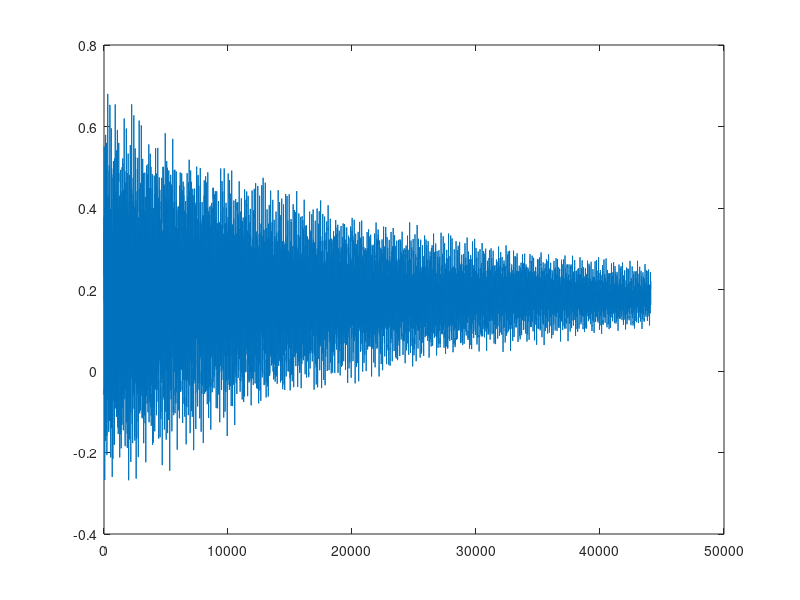

MATLAB code for this plot:
clear all;
close all;
clc

fs = 44100;
f0 = 100;               % fundamental freq
k = 1/fs;
durration = 1;          % synthesised sound lenght in s
dur = fs*durration;

Bb = 0.0001;             % inharmonicity parameter (>0)x`
rhoB = 800;              % material density
AreaB = 2.02e-4;         % bridge cross sectional area
LB = 1;                % scaling lenght
EB = 9.5e+9;           % Young's modulus dried Red Alder https://amesweb.info/Materials/Youngs-Modulus-of-Wood.aspx
HB = 0.075;             % thickness
 
kappaB=sqrt((EB*HB^2)/(12*rhoB*LB^4)); % eq. 7.70 pg. 210

% set scheme for loss parameters 
% zeta0,1  pg.189 Practical setting for decay times
% sigma0,1 pg.189 eq.7.29


sigmaB0 = 1.343;
sigmaB1 = 0.00459;

hB = sqrt((4*sigmaB1*k+sqrt((4*sigmaB1*k)^2+16*kappaB^2*k^2))/2);

%h = sqrt(2*kappa*k);
NB = floor(1/hB);
hB = 1/NB;

% intialise states of the system

uBNext = zeros(NB,1);
uB = zeros(NB,1);
widthB = floor(NB/2);
excitationRangeB = 1:widthB;
uB(excitationRangeB + floor(NB/2)) = hann(widthB);
uBPrev = uB;

% initialise output
outB = zeros(dur,1);
outPosB = floor(NB/2);

lB = 3:NB-2;
% figure(3)
% loopty loop 
uBlMult = (2*hB^4 - 4*hB^2*k*sigmaB1 - 6*k^2*kappaB^2)/(hB^4*(k*sigmaB0 + 1));
uBl1Mult = (2*hB^2*k*sigmaB1 + 4*k^2*kappaB^2)/(hB^4*(k*sigmaB0 + 1));
uBl2Mult = (-k^2*kappaB^2)/(hB^4*(k*sigmaB0 + 1));
uBPrevlMult = (hB^4*k*sigmaB0 - hB^4 + 4*hB^2*k*sigmaB1)/(hB^4*(k*sigmaB0 + 1));
uBPrevl1Mult = (-2*sigmaB1*k)*1/(hB^2*(k*sigmaB0 + 1));
tic
for n = 1:dur
    uB0 = 2*uB(1)-uB(2);                    % uB(0)
    uBm1 = 2*(uB0-uB(2))+uB(3);             % uB(-1)
    uBPrev0 = 2*uBPrev(1)-uBPrev(2);        % uBPrev(0)
    uBNp1 = 2*uB(NB) - uB(NB-1);            % uB(N+1)
    uBNp2 = 2*(uBNp1 - uB(NB-1)) + uB(NB-2);% uB(N+2)
    uBPrevNp1 = 2*uBPrev(NB) - uBPrev(NB-1);% uBPrev(N+1)
    
    uBNext(lB) = uB(lB)*uBlMult + (uB(lB-1) + uB(lB+1))*uBl1Mult + (uB(lB-2) + uB(lB+2))*uBl2Mult + ...
        uBPrev(lB)*uBPrevlMult + (uBPrev(lB-1)+ uBPrev(lB+1))*uBPrevl1Mult;
    % find virtual grid points

    % solve for uBNext at points 1, 2, N-1, N
    uBNext(2) = uB(2)*uBlMult + (uB(2-1) + uB(2+1))*uBl1Mult + (uB0 + uB(2+2))*uBl2Mult + ...
        uBPrev(2)*uBPrevlMult + (uBPrev(2-1) + uBPrev(2+1))*uBPrevl1Mult;
    uBNext(1) = uB(1)*uBlMult + (uB0 + uB(1+1))*uBl1Mult + (uBm1 + uB(1+2))*uBl2Mult + ...
        uBPrev(1)*uBPrevlMult + (uBPrev0+ uBPrev(1+1))*uBPrevl1Mult;
    uBNext(NB-1) = uB(NB-1)*uBlMult + (uB(NB-1-1) + uB(NB-1+1))*uBl1Mult + (uB(NB-1-2) + uBNp1)*uBl2Mult + ...
        uBPrev(NB-1)*uBPrevlMult + (uBPrev(NB-1-1) + uBPrev(NB-1+1))*uBPrevl1Mult;
    uBNext(NB) = uB(NB)*uBlMult + (uB(NB-1) + uBNp1)*uBl1Mult + (uB(NB-2) + uBNp2)*uBl2Mult + ...
        uBPrev(NB)*uBPrevlMult + (uBPrev(NB-1) + uBPrevNp1)*uBPrevl1Mult;
        
    
    outB(n) = uBNext(outPosB);
%     plot(uBNext);
%     ylim([-1,1]);
%     drawnow;
     
    uBPrev  = uB;
    uB = uBNext;

end
toc
figure(2)
plot(outB)